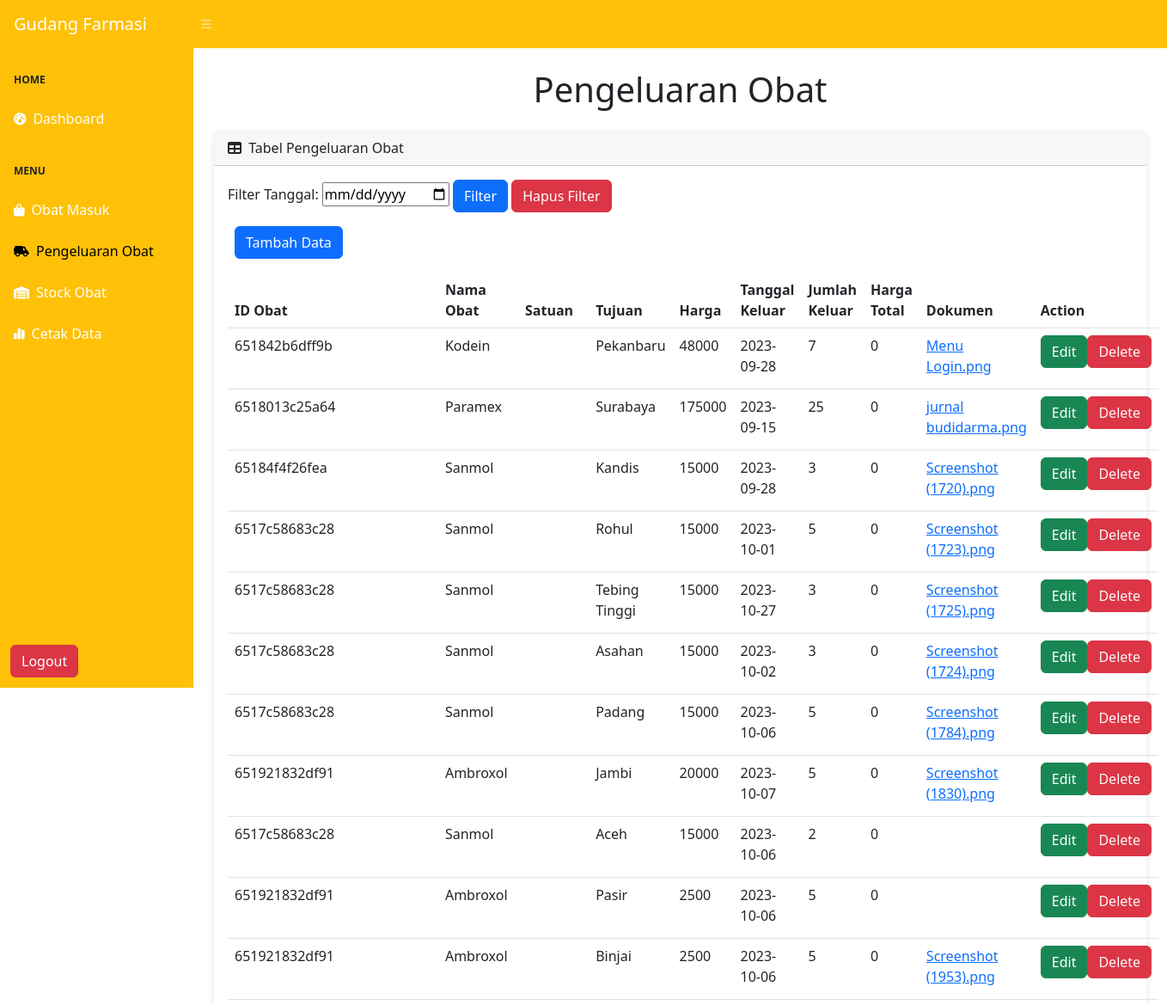
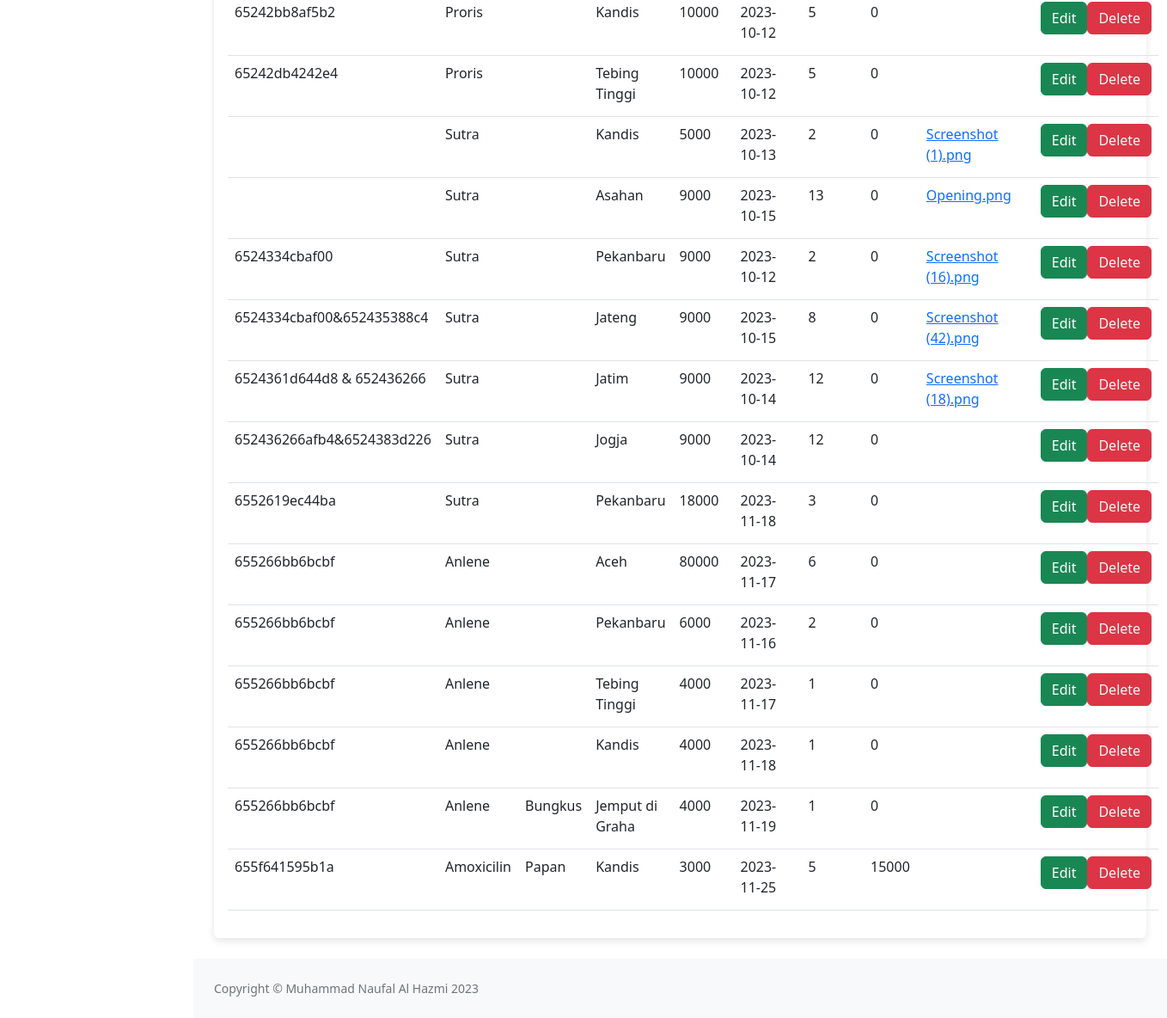
The app's page /views/pengeluaran.php (signed in) with its own data (2 pictures, top to bottom).
### tables this page shows
CREATE TABLE `pengeluaran` (
  `id` int(11) NOT NULL,
  `id_obat` varchar(25) NOT NULL,
  `nama_obat` varchar(50) NOT NULL,
  `satuan` varchar(50) NOT NULL,
  `tujuan` varchar(50) NOT NULL,
  `harga` decimal(65,0) NOT NULL,
  `hargatot` decimal(65,0) NOT NULL,
  `tanggal_keluar` date NOT NULL,
  `jumlah_keluar` int(50) NOT NULL,
  `dokumen` varchar(50) NOT NULL
);

### views/pengeluaran.php (the view, shortened to what this page needs)
<?php
    include '../config/koneksi.php';
?>
<!DOCTYPE html>
<html lang="en">
    <head>
        <link href="https://cdn.jsdelivr.net/npm/simple-datatables@7.1.2/dist/style.min.css" rel="stylesheet" />
        <link href="../css/styles.css" rel="stylesheet" />
    </head>
    <body class="sb-nav-fixed">
        <nav class="sb-topnav navbar navbar-expand navbar-dark bg-warning">
            <a class="navbar-brand ps-3" href="index.html">Gudang Farmasi</a>
            <button class="btn btn-link btn-sm order-1 order-lg-0 me-4 me-lg-0" id="sidebarToggle" href="#!"><i class="fas fa-bars"></i></button>
        </nav>
        <div id="layoutSidenav">
            <div id="layoutSidenav_nav">
                <nav class="sb-sidenav accordion sb-sidenav-secondary bg-warning" id="sidenavAccordion">
                    <div class="sb-sidenav-menu">
                        <div class="nav">
                            <div class="sb-sidenav-menu-heading">Home</div>
                            <a class="nav-link text-white" href="./home.php">
                                <div class="sb-nav-link-icon"><i class="fas fa-tachometer-alt"></i></div>
                                Dashboard
                            </a>
                            <div class="sb-sidenav-menu-heading">Menu</div>
                            <a class="nav-link text-white" href="./obat.php">
                                <div class="sb-nav-link-icon"><i class="fa-solid fa-bag-shopping"></i></div>
                                Obat Masuk
                            </a>
                            <a class="nav-link active text-black" href="./pengeluaran.php">
                                <div class="sb-nav-link-icon"><i class="fa-solid fa-truck-field"></i></div>
                                Pengeluaran Obat
                            </a>
                            <a class="nav-link text-white" href="./stock.php">
                                <div class="sb-nav-link-icon"><i class="fa-solid fa-warehouse"></i></div>
                                Stock Obat
                            </a>
                            <a class="nav-link text-white" href="./cetak.php">
                                <div class="sb-nav-link-icon"><i class="fa-solid fa-chart-simple"></i></div>
                                Cetak Data
                            </a>
                        </div>
                    </div>
                    <div class="sb-sidenav-footer">
                    <a class="btn btn-danger ms-auto me-2" href="../proses/logout.php">Logout</a>
                    </div>
                </nav>
            </div>
            <div id="layoutSidenav_content">
                <main>
                    <div class="container-fluid px-4">
                        <h1 class="my-4 text-center">Pengeluaran Obat</h1>
                        <div class="card mb-4">
                            <div class="card-header">
                                <i class="fas fa-table me-1"></i>
                                Tabel Pengeluaran Obat
                            </div>
                            <div class="card-body">
                                <form method="get" action="pengeluaran.php">
                                    <div class="mb-3">
                                        <label for="tanggal_filter">Filter Tanggal:</label>
                                        <input type="date" name="tanggal_filter" id="tanggal_filter">
                                        <button type="submit" class="btn btn-primary">Filter</button>
                                        <a href="pengeluaran.php" class="btn btn-danger">Hapus Filter</a>
                                    </div>
                                </form>
                                <div id="pagination-container" class="d-flex mb-3">
                                    <a href="tambahpengeluaran.php" class="btn btn-primary ms-2">Tambah Data</a>
                                </div>
                                <table id="datatablesSimple" class="table">
                                    <thead>
                                        <tr>
                                            <th>ID Obat</th>
                                            <th>Nama Obat</th>
                                            <th>Satuan</th>
                                            <th>Tujuan</th>
                                            <th>Harga</th>
                                            <th>Tanggal Keluar</th>
                                            <th>Jumlah Keluar</th>
                                            <th>Harga Total</th>
                                            <th>Dokumen</th>
                                            <th>Action</th>
                                        </tr>
                                    </thead>
                                    <tbody>
                                        <?php
                                            if (isset($_GET['tanggal_filter'])) {
                                                $tanggal_filter = $_GET['tanggal_filter'];
                                                $tanggal_filter = date('Y-m-d', strtotime($tanggal_filter));
                                                $query = "SELECT * FROM pengeluaran WHERE DATE(tanggal_keluar) = '$tanggal_filter'";
                                            } else {
                                                $query = "SELECT * FROM pengeluaran";
                                            }
                                            $result = mysqli_query($koneksi, $query);
                                            while ($data = mysqli_fetch_assoc($result)) {
                                        ?>
                                        <tr>
                                            <td><?= $data['id_obat'] ?></td>
                                            <td><?= $data['nama_obat'] ?></td>
                                            <td><?= $data['satuan'] ?></td>
                                            <td><?= $data['tujuan'] ?></td>
                                            <td><?= $data['harga'] ?></td>
                                            <td><?= $data['tanggal_keluar'] ?></td>
                                            <td><?= $data['jumlah_keluar'] ?></td>
                                            <td><?= $data['hargatot'] ?></td>
                                            <td>
                                                <a href='../proses/downloaddokumen.php?filename=<?= $data['dokumen'] ?>'><?= $data['dokumen'] ?></a>
                                            </td>
                                            <td>
                                                <ul class="list-inline d-flex justify-content-evenly">
                                                    <li><a href="./editpengeluaran.php?id=<?= $data['id'] ?>" class="btn btn-success">Edit</a></li>
                                                    <li>
                                                        <form action="../proses/deletepengeluaran.php" method="post">
                                                            <button class="btn btn-danger text-light">Delete</button>
                                                        </form>
                                                    </li>
                                                </ul>
                                            </td>
                                        </tr>
                                        <?php
                                            }
                                        ?>
                                    </tbody>
                                </table>
                            </div>
                        </div>
                    </div>
                </main>
                <footer class="py-4 bg-light mt-auto">
                    <div class="container-fluid px-4">
                        <div class="d-flex align-items-center justify-content-between small">
                            <div class="text-muted">Copyright &copy; Muhammad Naufal Al Hazmi 2023</div>
                        </div>
                    </div>
                </footer>
            </div>
        </div>
    </body>
</html>

### views/pengeluaran.php (style rules this page uses)
html, body { height: 100%; }
#layoutSidenav { display: flex; flex-direction: column; min-height: 100vh; }
#layoutSidenav_content { flex: 1 0 auto; }
.card { margin-bottom: 20px; border: none; box-shadow: 0 4px 8px rgba(0, 0, 0, 0.1); transition: box-shadow 0.3s; }

### records on screen
pengeluaran: id_obat "651842b6dff9b", nama_obat "Kodein", tujuan "Pekanbaru", harga "48000", tanggal_keluar "2023-09-28", jumlah_keluar "7", hargatot "0", dokumen "Menu Login.png"
pengeluaran: id_obat "6518013c25a64", nama_obat "Paramex", tujuan "Surabaya", harga "175000", tanggal_keluar "2023-09-15", jumlah_keluar "25", hargatot "0", dokumen "jurnal budidarma.png"
pengeluaran: id_obat "65184f4f26fea", nama_obat "Sanmol", tujuan "Kandis", harga "15000", tanggal_keluar "2023-09-28", jumlah_keluar "3", hargatot "0", dokumen "Screenshot (1720).png"
pengeluaran: id_obat "6517c58683c28", nama_obat "Sanmol", tujuan "Rohul", harga "15000", tanggal_keluar "2023-10-01", jumlah_keluar "5", hargatot "0", dokumen "Screenshot (1723).png"
pengeluaran: id_obat "6517c58683c28", nama_obat "Sanmol", tujuan "Tebing Tinggi", harga "15000", tanggal_keluar "2023-10-27", jumlah_keluar "3", hargatot "0", dokumen "Screenshot (1725).png"
pengeluaran: id_obat "6517c58683c28", nama_obat "Sanmol", tujuan "Asahan", harga "15000", tanggal_keluar "2023-10-02", jumlah_keluar "3", hargatot "0", dokumen "Screenshot (1724).png"
pengeluaran: id_obat "6517c58683c28", nama_obat "Sanmol", tujuan "Padang", harga "15000", tanggal_keluar "2023-10-06", jumlah_keluar "5", hargatot "0", dokumen "Screenshot (1784).png"
pengeluaran: id_obat "651921832df91", nama_obat "Ambroxol", tujuan "Jambi", harga "20000", tanggal_keluar "2023-10-07", jumlah_keluar "5", hargatot "0", dokumen "Screenshot (1830).png"
pengeluaran: id_obat "6517c58683c28", nama_obat "Sanmol", tujuan "Aceh", harga "15000", tanggal_keluar "2023-10-06", jumlah_keluar "2", hargatot "0"
pengeluaran: id_obat "651921832df91", nama_obat "Ambroxol", tujuan "Pasir", harga "2500", tanggal_keluar "2023-10-06", jumlah_keluar "5", hargatot "0"
pengeluaran: id_obat "651921832df91", nama_obat "Ambroxol", tujuan "Binjai", harga "2500", tanggal_keluar "2023-10-06", jumlah_keluar "5", hargatot "0", dokumen "Screenshot (1953).png"
pengeluaran: id_obat "65242bb8af5b2", nama_obat "Proris", tujuan "Kandis", harga "10000", tanggal_keluar "2023-10-12", jumlah_keluar "5", hargatot "0"
pengeluaran: id_obat "65242db4242e4", nama_obat "Proris", tujuan "Tebing Tinggi", harga "10000", tanggal_keluar "2023-10-12", jumlah_keluar "5", hargatot "0"
pengeluaran: nama_obat "Sutra", tujuan "Kandis", harga "5000", tanggal_keluar "2023-10-13", jumlah_keluar "2", hargatot "0", dokumen "Screenshot (1).png"
pengeluaran: nama_obat "Sutra", tujuan "Asahan", harga "9000", tanggal_keluar "2023-10-15", jumlah_keluar "13", hargatot "0", dokumen "Opening.png"
pengeluaran: id_obat "6524334cbaf00", nama_obat "Sutra", tujuan "Pekanbaru", harga "9000", tanggal_keluar "2023-10-12", jumlah_keluar "2", hargatot "0", dokumen "Screenshot (16).png"
pengeluaran: id_obat "6524334cbaf00&652435388c4", nama_obat "Sutra", tujuan "Jateng", harga "9000", tanggal_keluar "2023-10-15", jumlah_keluar "8", hargatot "0", dokumen "Screenshot (42).png"
pengeluaran: id_obat "6524361d644d8 & 652436266", nama_obat "Sutra", tujuan "Jatim", harga "9000", tanggal_keluar "2023-10-14", jumlah_keluar "12", hargatot "0", dokumen "Screenshot (18).png"
pengeluaran: id_obat "652436266afb4&6524383d226", nama_obat "Sutra", tujuan "Jogja", harga "9000", tanggal_keluar "2023-10-14", jumlah_keluar "12", hargatot "0"
pengeluaran: id_obat "6552619ec44ba", nama_obat "Sutra", tujuan "Pekanbaru", harga "18000", tanggal_keluar "2023-11-18", jumlah_keluar "3", hargatot "0"
pengeluaran: id_obat "655266bb6bcbf", nama_obat "Anlene", tujuan "Aceh", harga "80000", tanggal_keluar "2023-11-17", jumlah_keluar "6", hargatot "0"
pengeluaran: id_obat "655266bb6bcbf", nama_obat "Anlene", tujuan "Pekanbaru", harga "6000", tanggal_keluar "2023-11-16", jumlah_keluar "2", hargatot "0"
pengeluaran: id_obat "655266bb6bcbf", nama_obat "Anlene", tujuan "Tebing Tinggi", harga "4000", tanggal_keluar "2023-11-17", jumlah_keluar "1", hargatot "0"
pengeluaran: id_obat "655266bb6bcbf", nama_obat "Anlene", tujuan "Kandis", harga "4000", tanggal_keluar "2023-11-18", jumlah_keluar "1", hargatot "0"
pengeluaran: id_obat "655266bb6bcbf", nama_obat "Anlene", satuan "Bungkus", tujuan "Jemput di Graha", harga "4000", tanggal_keluar "2023-11-19", jumlah_keluar "1", hargatot "0"
pengeluaran: id_obat "655f641595b1a", nama_obat "Amoxicilin", satuan "Papan", tujuan "Kandis", harga "3000", tanggal_keluar "2023-11-25", jumlah_keluar "5", hargatot "15000"
